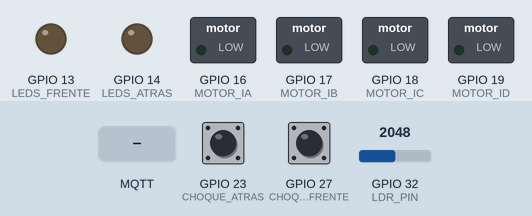
This sketch was run on a simulated ESP32. Parts: switched loads named in the sketch (green lamp = pin HIGH), output pins drawn as LEDs (lit = HIGH). Dashed ring = blinking. Inputs (shaded band) come from the test bench; at power-on: GPIO 32 (LDR_PIN) = 2048, GPIO 27 (CHOQUE_FRENTE) HIGH, GPIO 23 (CHOQUE_ATRAS) HIGH. WiFi joins after 1.5 s; servers stay silent unless stated; no MQTT or app messages arrive unless stated; what the sketch prints to the serial monitor is not drawn.

Above: at 2.8 s.
2.9 s: MQTT message "GO" arrives on the first subscribed topic
At 5.42 s:
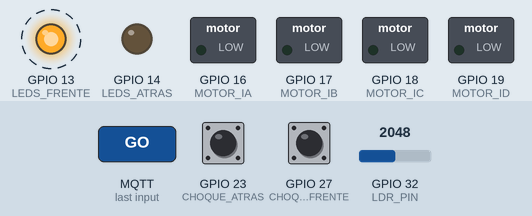
5.9 s: GPIO 32 (LDR_PIN) set to 1228
8.9 s: GPIO 27 (CHOQUE_FRENTE) pulled LOW for 0.15 s
At 10.1 s:
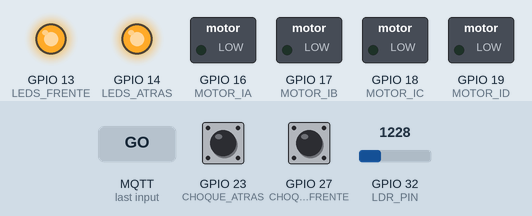
10.5 s: MQTT message "BACK" arrives on the first subscribed topic
At 11.12 s:
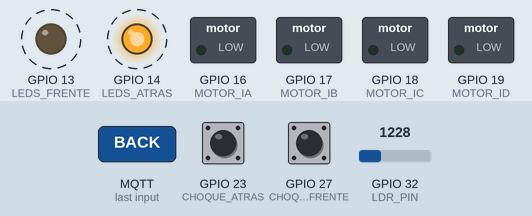
13.5 s: MQTT message "FORWARD" arrives on the first subscribed topic
At 16.4 s:
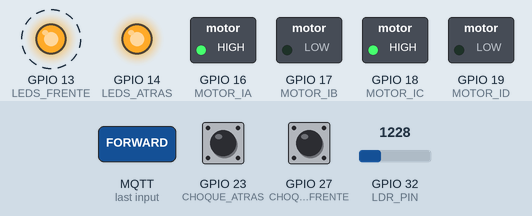
16.5 s: GPIO 32 (LDR_PIN) set to 1624
18.0 s: GPIO 32 (LDR_PIN) set to 1740
At 18.3 s:
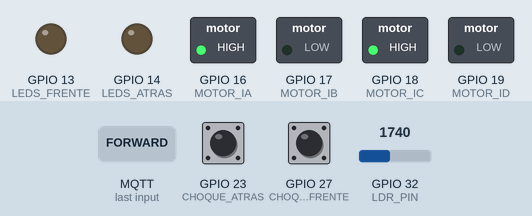
Timing chart, 0 to 20.5 s (numbered marks = the images above; inputs shaded):
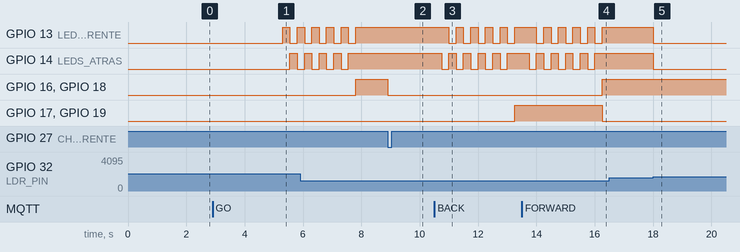

Measured:
- the behaviour switches between 1687 and 1688 on GPIO 32 (LDR_PIN) (found by bisection; images 4 and 5)
- after the input at 2.9 s, GPIO 13 (LEDS_FRENTE): LOW → HIGH after 2.4 s, → LOW 0.25 s later, → HIGH 0.25 s later; GPIO 14 (LEDS_ATRAS): LOW → HIGH after 2.7 s, → LOW 0.25 s later
- after the input at 8.9 s, GPIO 16 (MOTOR_IA), GPIO 18 (MOTOR_IC): HIGH → LOW at once
- after the input at 10.5 s, GPIO 13 (LEDS_FRENTE): alternates HIGH for 0.25 s and LOW for 0.25 s, starting after 0.50 s; GPIO 14 (LEDS_ATRAS): alternates HIGH for 0.25 s and LOW for 0.25 s, starting after 0.25 s; GPIO 17 (MOTOR_IB), GPIO 19 (MOTOR_ID): LOW → HIGH after 2.8 s
- after the input at 13.5 s, GPIO 13 (LEDS_FRENTE): alternates HIGH for 0.25 s and LOW for 0.25 s, starting after 0.50 s; GPIO 14 (LEDS_ATRAS): alternates HIGH for 0.25 s and LOW for 0.25 s, starting after 0.25 s; GPIO 16 (MOTOR_IA), GPIO 18 (MOTOR_IC): LOW → HIGH after 2.8 s; GPIO 17 (MOTOR_IB), GPIO 19 (MOTOR_ID): HIGH → LOW after 2.8 s
- after the input at 16.5 s, every drawn part: stays the same
- after the input at 18.0 s, GPIO 13 (LEDS_FRENTE), GPIO 14 (LEDS_ATRAS): HIGH → LOW at once

The sketch:

camion_esp32_v2.ino
```cpp
/*
 * Camion ESP32 — Ohmbu
 *
 * Hardware:
 *   - ESP-32S
 *   - L9110S-F: motores delanteros (izq + der en paralelo)
 *   - L9110S-B: motores traseros  (izq + der en paralelo)
 *   - Ambos L9110S comparten los mismos 4 pines del ESP32
 *   - 3x 18650 en serie → XL4015 → 5V
 *   - 2x Sensor de choque (frente y atrás)
 *   - 1x LDR
 *   - 2x par de LEDs (frente y atrás)
 *
 * Dependencias (instalar desde el Library Manager):
 *   - PubSubClient  (Nick O'Leary)
 *
 * Topics MQTT (solo en modo normal, se ignoran en modo manual):
 *   Suscribe → camion/CMD         payload: GO | STOP | FORWARD | BACK
 *   Publica  → camion/STE/DIR     payload: FORWARD | BACK | STOPPED
 *   Publica  → camion/STE/LDR     payload: 0–100 (%) o -1 si sin calibrar
 *   Publica  → camion/STE/MODO    payload: NORMAL | MANUAL
 *
 * Modo manual:
 *   Activación : mantener ambos sensores de choque 3 s con el camión detenido
 *   Control    : pulsar sensor frente → adelante | sensor atrás → atrás
 *   Desactivación: al llegar al final de carrera (choque mientras se mueve)
 *   Funciona con o sin WiFi/MQTT
 */

#include <WiFi.h>
#include <PubSubClient.h>

// ================================================================
//  CONFIGURACIÓN — editá solo esta sección para tu entorno
// ================================================================

const char* WIFI_SSID      = "Ohmbu-2.4G";
const char* WIFI_PASSWORD  = "Nene.peludo";

const char* MQTT_BROKER    = "192.168.88.100";
const int   MQTT_PORT      = 1883;
const char* MQTT_CLIENT_ID = "camion_ohmbu";
const char* MQTT_USER      = "";
const char* MQTT_PASS      = "";

const char* TOPIC_CMD      = "camion/CMD";
const char* TOPIC_STE_DIR  = "camion/STE/DIR";
const char* TOPIC_STE_LDR  = "camion/STE/LDR";
const char* TOPIC_STE_MODO = "camion/STE/MODO";

// Publicación de estado
const unsigned long STE_PUBLISH_INTERVAL_MS  = 500;

// Conectividad — no bloqueante
const unsigned long WIFI_CONNECT_TIMEOUT_MS  = 10000;  // intento inicial en setup
const unsigned long MQTT_RETRY_INTERVAL_MS   = 5000;   // reintento en loop

// ================================================================
//  PINES
// ================================================================

// Motores — L9110S-F y L9110S-B cableados en paralelo a estos 4 pines
const int MOTOR_IA = 16;
const int MOTOR_IB = 17;
const int MOTOR_IC = 18;
const int MOTOR_ID = 19;

// Sensores de choque — GPIO con INPUT_PULLUP interno disponible
const int CHOQUE_FRENTE = 27;
const int CHOQUE_ATRAS  = 23;

// LDR — ADC1, compatible con WiFi activo
const int LDR_PIN = 32;

// LEDs
const int LEDS_FRENTE = 13;
const int LEDS_ATRAS  = 14;
// const int LEDS_EXTRA = 25;  // Tercer par — reservado

// ================================================================
//  PARÁMETROS AJUSTABLES
// ================================================================

// LDR
const int LDR_UMBRAL_OSCURO = 35;
const int LDR_UMBRAL_CLARO  = 55;
const int LDR_RANGO_MINIMO  = 200;

// LED show arranque (alternado frente/atrás)
const int           LED_SHOW_ARRANQUE_PASOS   = 10;
const unsigned long LED_SHOW_ARRANQUE_PASO_MS = 250;

// LED show entrada modo manual (ambos LEDs juntos, muy rápido)
const int           LED_SHOW_MANUAL_PASOS     = 20;   // 10 blinks × 2 semiciclos
const unsigned long LED_SHOW_MANUAL_PASO_MS   = 60;

// Tiempo de pulsación simultánea para activar modo manual
const unsigned long MANUAL_ACTIVACION_MS = 3000;

// ================================================================
//  ENUMS Y ESTADO
// ================================================================

enum Direccion { DETENIDO, ADELANTE, ATRAS };
enum Modo      { MODO_NORMAL, MODO_MANUAL };
enum TipoShow  { SHOW_ARRANQUE, SHOW_MANUAL_ENTRADA };

Direccion dirActual       = DETENIDO;
Direccion ultimaDireccion = ADELANTE;
Modo      modoActual      = MODO_NORMAL;

// LDR
int ldrValMax = 2048;
int ldrValMin = 2048;

// LED show
bool          ledShowActivo          = false;
TipoShow      ledShowTipo            = SHOW_ARRANQUE;
int           ledShowPaso            = 0;
unsigned long ledShowTimer           = 0;
Direccion     dirPendiente           = DETENIDO;
bool          ledEstadoPrevioFrente  = false;
bool          ledEstadoPrevioAtras   = false;

// Modo manual — detección de activación
bool          ambosPresionadosActivo = false;
unsigned long ambosPresionadosDesde  = 0;

// Modo manual — detección de flanco para control de movimiento
bool choqueFrenteAnterior = true;   // true = no presionado (HIGH)
bool choqueAtrasAnterior  = true;

// Conectividad
unsigned long ultimoIntentoMQTT = 0;
unsigned long ultimoSTE         = 0;

WiFiClient   wifiClient;
PubSubClient mqtt(wifiClient);

// ================================================================
//  SETUP
// ================================================================

void setup() {
  Serial.begin(115200);

  pinMode(MOTOR_IA, OUTPUT);
  pinMode(MOTOR_IB, OUTPUT);
  pinMode(MOTOR_IC, OUTPUT);
  pinMode(MOTOR_ID, OUTPUT);
  detener();

  pinMode(CHOQUE_FRENTE, INPUT_PULLUP);
  pinMode(CHOQUE_ATRAS,  INPUT_PULLUP);
  pinMode(LDR_PIN, INPUT);

  pinMode(LEDS_FRENTE, OUTPUT);
  pinMode(LEDS_ATRAS,  OUTPUT);
  apagarLeds();

  int ldrInicial = analogRead(LDR_PIN);
  ldrValMax = ldrInicial;
  ldrValMin = ldrInicial;

  // Intento inicial de WiFi con timeout — si no hay red, continúa igual
  iniciarWifi();

  mqtt.setServer(MQTT_BROKER, MQTT_PORT);
  mqtt.setCallback(callbackMQTT);
}

// ================================================================
//  LOOP
// ================================================================

void loop() {
  gestionarConectividad();

  if (modoActual == MODO_NORMAL) {
    detectarEntradaModoManual();
    leerSensoresModoNormal();
  } else {
    leerSensoresModoManual();
  }

  actualizarLedShow();
  actualizarLEDsLuz();

  if (millis() - ultimoSTE >= STE_PUBLISH_INTERVAL_MS) {
    publicarEstado();
    ultimoSTE = millis();
  }
}

// ================================================================
//  WiFi — no bloqueante
// ================================================================

/*
 * Intento inicial con timeout. Si no conecta en WIFI_CONNECT_TIMEOUT_MS
 * el setup continúa y el modo manual queda disponible igual.
 */
void iniciarWifi() {
  Serial.print("Conectando a WiFi");
  WiFi.begin(WIFI_SSID, WIFI_PASSWORD);
  unsigned long inicio = millis();
  while (WiFi.status() != WL_CONNECTED && millis() - inicio < WIFI_CONNECT_TIMEOUT_MS) {
    delay(200);
    Serial.print(".");
  }
  if (WiFi.status() == WL_CONNECTED) {
    Serial.print("\nWiFi conectado. IP: ");
    Serial.println(WiFi.localIP());
  } else {
    Serial.println("\nWiFi no disponible — modo offline activo.");
  }
}

// ================================================================
//  Conectividad — gestión no bloqueante en loop
// ================================================================

/*
 * Maneja reconexión WiFi y MQTT sin bloquear el loop.
 * Si no hay red, simplemente no publica ni recibe comandos MQTT,
 * pero todo lo demás (motores, sensores, LEDs) sigue funcionando.
 */
void gestionarConectividad() {
  if (WiFi.status() != WL_CONNECTED) return;

  if (!mqtt.connected()) {
    if (millis() - ultimoIntentoMQTT >= MQTT_RETRY_INTERVAL_MS) {
      ultimoIntentoMQTT = millis();
      Serial.print("Intentando MQTT... ");
      bool ok = (strlen(MQTT_USER) > 0)
        ? mqtt.connect(MQTT_CLIENT_ID, MQTT_USER, MQTT_PASS)
        : mqtt.connect(MQTT_CLIENT_ID);
      if (ok) {
        Serial.println("conectado.");
        mqtt.subscribe(TOPIC_CMD);
      } else {
        Serial.printf("Error %d\n", mqtt.state());
      }
    }
    return;
  }

  mqtt.loop();
}

// ================================================================
//  MQTT callback
// ================================================================

/*
 * Los comandos se ignoran en modo manual para evitar interferencias.
 * Comandos: GO | STOP | FORWARD | BACK
 */
void callbackMQTT(char* topic, byte* payload, unsigned int length) {
  if (modoActual == MODO_MANUAL) {
    Serial.println("CMD ignorado (modo manual activo).");
    return;
  }

  String cmd = "";
  for (unsigned int i = 0; i < length; i++) cmd += (char)payload[i];
  cmd.trim();
  cmd.toUpperCase();
  Serial.println("CMD: " + cmd);

  if      (cmd == "GO")      cmdArrancar();
  else if (cmd == "STOP")    detener();
  else if (cmd == "FORWARD") iniciarLedShow(ADELANTE, SHOW_ARRANQUE);
  else if (cmd == "BACK")    iniciarLedShow(ATRAS, SHOW_ARRANQUE);
  else Serial.println("CMD desconocido: " + cmd);
}

// ================================================================
//  COMANDOS MQTT
// ================================================================

void cmdArrancar() {
  if (dirActual != DETENIDO) {
    Serial.println("Ya en movimiento, GO ignorado.");
    return;
  }
  iniciarLedShow(ultimaDireccion, SHOW_ARRANQUE);
}

// ================================================================
//  MODO MANUAL — detección de activación
// ================================================================

/*
 * Detecta que ambos sensores están presionados simultáneamente
 * durante MANUAL_ACTIVACION_MS con el camión detenido.
 * Al cumplirse arranca el led show de entrada al modo manual.
 */
void detectarEntradaModoManual() {
  if (dirActual != DETENIDO || ledShowActivo) return;

  bool f = (digitalRead(CHOQUE_FRENTE) == LOW);
  bool a = (digitalRead(CHOQUE_ATRAS)  == LOW);

  if (f && a) {
    if (!ambosPresionadosActivo) {
      ambosPresionadosActivo = true;
      ambosPresionadosDesde  = millis();
      Serial.println("Activación manual: manteniendo...");
    } else if (millis() - ambosPresionadosDesde >= MANUAL_ACTIVACION_MS) {
      ambosPresionadosActivo = false;
      Serial.println("Entrando a modo manual...");
      iniciarLedShow(DETENIDO, SHOW_MANUAL_ENTRADA);
    }
  } else {
    if (ambosPresionadosActivo) {
      Serial.println("Activación manual cancelada.");
    }
    ambosPresionadosActivo = false;
  }
}

/*
 * Llamada al terminar SHOW_MANUAL_ENTRADA.
 * Resetea el estado de flancos para evitar falsos arranques.
 */
void activarModoManual() {
  modoActual = MODO_MANUAL;
  choqueFrenteAnterior = (digitalRead(CHOQUE_FRENTE) == HIGH);
  choqueAtrasAnterior  = (digitalRead(CHOQUE_ATRAS)  == HIGH);
  Serial.println("** Modo manual activo — usá los sensores para mover **");
}

void salirModoManual() {
  modoActual = MODO_NORMAL;
  Serial.println("** Modo manual desactivado **");
}

// ================================================================
//  SENSORES — modo normal
// ================================================================

/*
 * En modo normal: frena al llegar al final y espera nuevo CMD.
 * No arranca solo en sentido contrario.
 */
void leerSensoresModoNormal() {
  if (ledShowActivo) return;

  bool golpeFrente = (digitalRead(CHOQUE_FRENTE) == LOW);
  bool golpeAtras  = (digitalRead(CHOQUE_ATRAS)  == LOW);

  if (golpeFrente && dirActual == ADELANTE) {
    detener();
    ultimaDireccion = ATRAS;
    Serial.println("Choque frente — esperando CMD.");
  } else if (golpeAtras && dirActual == ATRAS) {
    detener();
    ultimaDireccion = ADELANTE;
    Serial.println("Choque atrás — esperando CMD.");
  }
}

// ================================================================
//  SENSORES — modo manual
// ================================================================

/*
 * Detenido: detecta flanco descendente en cada sensor para arrancar.
 *   Sensor frente → adelante
 *   Sensor atrás  → atrás
 *
 * En movimiento: detecta activación del sensor correspondiente
 * al final de carrera → frena y sale del modo manual.
 */
void leerSensoresModoManual() {
  if (ledShowActivo) return;

  bool f = (digitalRead(CHOQUE_FRENTE) == LOW);
  bool a = (digitalRead(CHOQUE_ATRAS)  == LOW);

  if (dirActual == DETENIDO) {
    // Flanco descendente → arrancar
    if (f && choqueFrenteAnterior) {
      Serial.println("[Manual] Pulsado frente → atrás");
      moverAtras();
    } else if (a && choqueAtrasAnterior) {
      Serial.println("[Manual] Pulsado atrás → adelante");
      moverAdelante();
    }
  } else {
    // Final de carrera → frenar y salir
    if (f && dirActual == ADELANTE) {
      detener();
      salirModoManual();
    } else if (a && dirActual == ATRAS) {
      detener();
      salirModoManual();
    }
  }

  // Actualizar estado anterior para detección de flanco
  choqueFrenteAnterior = !f;  // true cuando NO está presionado
  choqueAtrasAnterior  = !a;
}

// ================================================================
//  CONTROL DE MOTORES
// ================================================================

void moverAdelante() {
  digitalWrite(MOTOR_IA, HIGH);
  digitalWrite(MOTOR_IB, LOW);
  digitalWrite(MOTOR_IC, HIGH);
  digitalWrite(MOTOR_ID, LOW);
  dirActual = ADELANTE;
  Serial.println("→ Adelante");
}

void moverAtras() {
  digitalWrite(MOTOR_IA, LOW);
  digitalWrite(MOTOR_IB, HIGH);
  digitalWrite(MOTOR_IC, LOW);
  digitalWrite(MOTOR_ID, HIGH);
  dirActual = ATRAS;
  Serial.println("→ Atrás");
}

void detener() {
  digitalWrite(MOTOR_IA, LOW);
  digitalWrite(MOTOR_IB, LOW);
  digitalWrite(MOTOR_IC, LOW);
  digitalWrite(MOTOR_ID, LOW);
  dirActual = DETENIDO;
  Serial.println("→ Detenido");
}

// ================================================================
//  LEDs — luz ambiental
// ================================================================

void apagarLeds() {
  digitalWrite(LEDS_FRENTE, LOW);
  digitalWrite(LEDS_ATRAS,  LOW);
}

void actualizarLEDsLuz() {
  if (ledShowActivo) return;

  int ldrVal = analogRead(LDR_PIN);
  if (ldrVal > ldrValMax) ldrValMax = ldrVal;
  if (ldrVal < ldrValMin) ldrValMin = ldrVal;
  if ((ldrValMax - ldrValMin) < LDR_RANGO_MINIMO) return;

  int pct = map(ldrVal, ldrValMin, ldrValMax, 0, 100);

  if (pct < LDR_UMBRAL_OSCURO) {
    digitalWrite(LEDS_FRENTE, HIGH);
    digitalWrite(LEDS_ATRAS,  HIGH);
  } else if (pct > LDR_UMBRAL_CLARO) {
    apagarLeds();
  }
}

// ================================================================
//  LED SHOW — no bloqueante
// ================================================================

/*
 * tipo SHOW_ARRANQUE    : frente y atrás alternados antes de mover
 * tipo SHOW_MANUAL_ENTRADA: ambos LEDs juntos, rápido, confirma entrada manual
 *
 * dirDestino se ignora en SHOW_MANUAL_ENTRADA (el show activa el modo manual).
 */
void iniciarLedShow(Direccion dirDestino, TipoShow tipo) {
  ledEstadoPrevioFrente = digitalRead(LEDS_FRENTE);
  ledEstadoPrevioAtras  = digitalRead(LEDS_ATRAS);
  ledShowTipo   = tipo;
  dirPendiente  = dirDestino;
  ledShowPaso   = 0;
  ledShowTimer  = millis();
  ledShowActivo = true;
}

void actualizarLedShow() {
  if (!ledShowActivo) return;

  unsigned long pasoMs   = (ledShowTipo == SHOW_ARRANQUE) ? LED_SHOW_ARRANQUE_PASO_MS
                                                           : LED_SHOW_MANUAL_PASO_MS;
  int           totalPasos = (ledShowTipo == SHOW_ARRANQUE) ? LED_SHOW_ARRANQUE_PASOS
                                                             : LED_SHOW_MANUAL_PASOS;

  if (millis() - ledShowTimer < pasoMs) return;
  ledShowTimer = millis();

  if (ledShowPaso >= totalPasos) {
    // Show terminado — restaurar LEDs y ejecutar acción pendiente
    ledShowActivo = false;
    digitalWrite(LEDS_FRENTE, ledEstadoPrevioFrente);
    digitalWrite(LEDS_ATRAS,  ledEstadoPrevioAtras);

    if (ledShowTipo == SHOW_ARRANQUE) {
      if      (dirPendiente == ADELANTE) moverAdelante();
      else if (dirPendiente == ATRAS)    moverAtras();
    } else {
      activarModoManual();
    }
    dirPendiente = DETENIDO;
    return;
  }

  if (ledShowTipo == SHOW_ARRANQUE) {
    // Alternado: frente encendido en pasos pares, atrás en impares
    digitalWrite(LEDS_FRENTE, (ledShowPaso % 2 == 0) ? HIGH : LOW);
    digitalWrite(LEDS_ATRAS,  (ledShowPaso % 2 == 0) ? LOW  : HIGH);
  } else {
    // Ambos juntos parpadeando
    bool encendido = (ledShowPaso % 2 == 0);
    digitalWrite(LEDS_FRENTE, encendido ? HIGH : LOW);
    digitalWrite(LEDS_ATRAS,  encendido ? HIGH : LOW);
  }

  ledShowPaso++;
}

// ================================================================
//  PUBLICAR ESTADO
// ================================================================

void publicarEstado() {
  if (!mqtt.connected()) return;

  // DIR
  const char* dirStr;
  switch (dirActual) {
    case ADELANTE: dirStr = "FORWARD"; break;
    case ATRAS:    dirStr = "BACK";    break;
    default:       dirStr = "STOPPED"; break;
  }
  mqtt.publish(TOPIC_STE_DIR, dirStr);

  // MODO
  mqtt.publish(TOPIC_STE_MODO, (modoActual == MODO_MANUAL) ? "MANUAL" : "NORMAL");

  // LDR
  int ldrVal = analogRead(LDR_PIN);
  int pct = -1;
  if ((ldrValMax - ldrValMin) >= LDR_RANGO_MINIMO) {
    pct = constrain(map(ldrVal, ldrValMin, ldrValMax, 0, 100), 0, 100);
  }
  char ldrBuf[8];
  itoa(pct, ldrBuf, 10);
  mqtt.publish(TOPIC_STE_LDR, ldrBuf);
}
```
